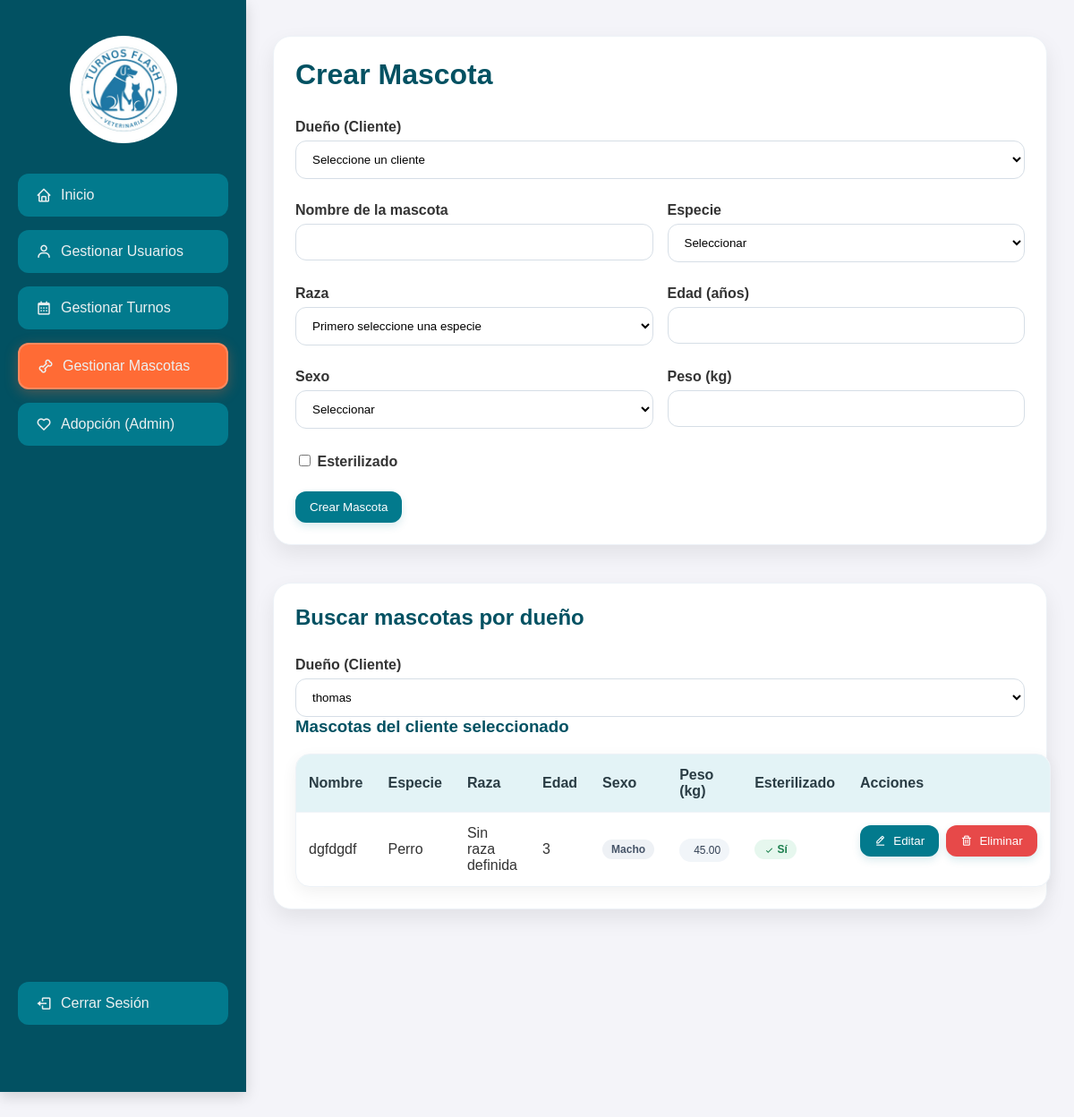
Page /gestionar_mascotas.php?filter_owner_id=17 (signed in) on the earlier database version.
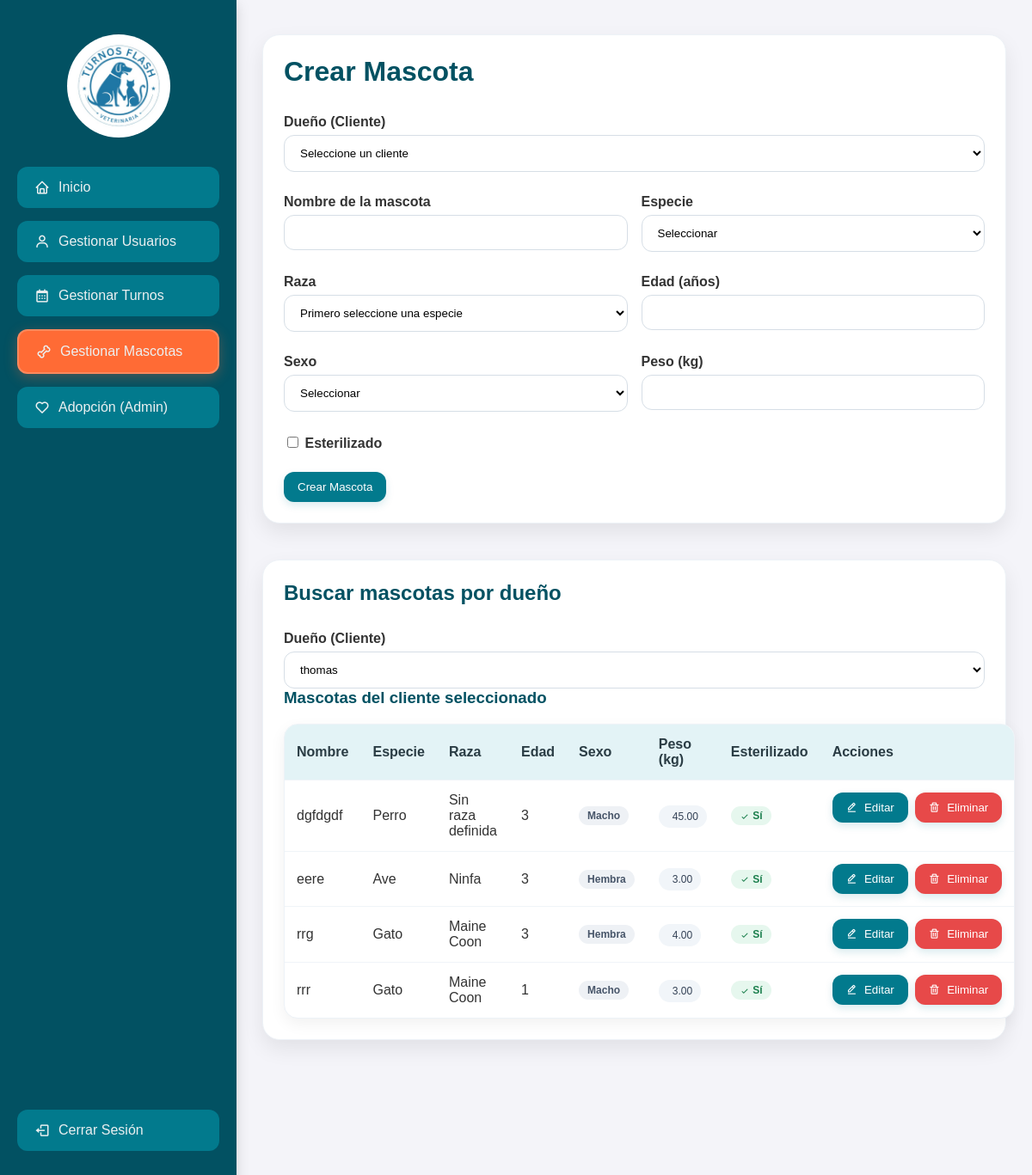
Same page on the later database version.
### tables this page shows
CREATE TABLE `mascotas` (
  `id` int(11) NOT NULL,
  `user_id` int(11) NOT NULL,
  `nombre` varchar(50) NOT NULL,
  `especie` varchar(50) NOT NULL,
  `raza` varchar(50) NOT NULL,
  `edad` int(11) NOT NULL,
  `sexo` varchar(10) NOT NULL,
  `peso` decimal(5,2) NOT NULL,
  `esterilizado` tinyint(1) NOT NULL,
  `foto` varchar(255) DEFAULT NULL
);

### gestionar_mascotas.php (the view, shortened to what this page needs)
<?php
$mysqli = new mysqli("localhost", "root", "", "veterinaria");
$clientes = $mysqli->query("SELECT id, nombre_usuario FROM user WHERE rol='cliente' ORDER BY nombre_usuario ASC");
$filter_owner_id = 0;
if (isset($_GET['filter_owner_id'])) { $filter_owner_id = (int)$_GET['filter_owner_id']; }
$mascotas_list = null;
if ($filter_owner_id > 0) {
    $stmt = $mysqli->prepare("SELECT id, nombre, especie, raza, edad, sexo, peso, esterilizado FROM mascotas WHERE user_id = ? ORDER BY nombre ASC");
    if ($stmt) {
        $stmt->bind_param('i', $filter_owner_id);
        $stmt->execute();
        $mascotas_list = $stmt->get_result();
    }
}
?>
<!DOCTYPE html>
<html lang="es">
<head>
    <link href='https://unpkg.com/boxicons@2.1.4/css/boxicons.min.css' rel='stylesheet'>
</head>
<body>
    <div class="sidebar">
        <div class="profile-section">
            <img src="logo_perro.jpg" alt="Foto de Usuario" class="profile-image">
        </div>
        <a href="admin_dashboard.php"><i class='bx bx-home'></i><span>Inicio</span></a>
        <a href="gestionar_usuarios.php"><i class='bx bx-user'></i><span>Gestionar Usuarios</span></a>
        <a href="gestionar_turnos.php"><i class='bx bx-calendar'></i><span>Gestionar Turnos</span></a>
        <a href="gestionar_mascotas.php" class="active"><i class='bx bx-bone'></i><span>Gestionar Mascotas</span></a>
        <a href="adopcion_page.php?view=admin"><i class='bx bx-heart'></i><span>Adopción (Admin)</span></a>
         <div class="bottom-menu">
             <a href="index.php" id="logout-button"><i class='bx bx-log-out'></i><span>Cerrar Sesión</span></a>
         </div>
    </div>
    <div class="content">
        <div class="card">
            <h1>Crear Mascota</h1>
            <form method="POST">
                <div class="row">
                    <div class="full">
                        <label for="owner_id">Dueño (Cliente)</label>
                        <select id="owner_id" name="owner_id" required>
                            <option value="">Seleccione un cliente</option>
                        </select>
                    </div>
                    <div>
                        <label for="nombre">Nombre de la mascota</label>
                        <input type="text" id="nombre" name="nombre" required pattern="[A-Za-zÁÉÍÓÚáéíóúÑñ\s]+" title="Solo letras y espacios">
                    </div>
                    <div>
                        <label for="especie">Especie</label>
                        <select id="especie" name="especie" required>
                            <option value="">Seleccionar</option>
                        </select>
                    </div>
                    <div>
                        <label for="raza">Raza</label>
                        <select id="raza" name="raza" required>
                            <option value="" disabled selected>Primero seleccione una especie</option>
                        </select>
                    </div>
                    <div>
                        <label for="edad">Edad (años)</label>
                        <input type="number" id="edad" name="edad" min="0" max="30" step="1" required>
                    </div>
                    <div>
                        <label for="sexo">Sexo</label>
                        <select id="sexo" name="sexo" required>
                            <option value="">Seleccionar</option>
                        </select>
                    </div>
                    <div>
                        <label for="peso">Peso (kg)</label>
                        <input type="number" id="peso" name="peso" min="0.1" max="70" step="0.1" required>
                    </div>
                    <div class="full">
                        <label><input type="checkbox" name="esterilizado" value="1"> Esterilizado</label>
                    </div>
                </div>
                <br>
                <button class="button" type="submit" name="create_pet">Crear Mascota</button>
            </form>
        </div>
        <br>
        <div class="card">
            <h2>Buscar mascotas por dueño</h2>
            <form method="GET" class="row">
                <div class="full">
                    <label for="filter_owner_id">Dueño (Cliente)</label>
                    <select id="filter_owner_id" name="filter_owner_id" onchange="this.form.submit()">
                        <?php if ($clientes) { $clientes->data_seek(0); while($c = $clientes->fetch_assoc()) { $sel = ($filter_owner_id == (int)$c['id']) ? 'selected' : ''; ?>
                            <option value="<?= (int)$c['id'] ?>" <?= $sel ?>><?= htmlspecialchars($c['nombre_usuario']) ?></option>
                        <?php } } ?>
                    </select>
                </div>
            </form>
            <?php if ($filter_owner_id > 0): ?>
                <h3>Mascotas del cliente seleccionado</h3>
                <table class="table">
                    <thead>
                        <tr>
                            <th>Nombre</th>
                            <th>Especie</th>
                            <th>Raza</th>
                            <th>Edad</th>
                            <th>Sexo</th>
                            <th>Peso (kg)</th>
                            <th>Esterilizado</th>
                            <th>Acciones</th>
                        </tr>
                    </thead>
                    <tbody>
                        <?php if ($mascotas_list && $mascotas_list->num_rows > 0): while($m = $mascotas_list->fetch_assoc()): ?>
                            <tr>
                                <td><?= htmlspecialchars($m['nombre']) ?></td>
                                <td><?= htmlspecialchars($m['especie']) ?></td>
                                <td><?= htmlspecialchars($m['raza']) ?></td>
                                <td><?= (int)$m['edad'] ?></td>
                                <td><span class="badge gray"><?= htmlspecialchars($m['sexo']) ?></span></td>
                                <td><span class="chip"><i class='bx bx-weight'></i><?= htmlspecialchars($m['peso']) ?></span></td>
                                <td>
                                    <?php if ((int)$m['esterilizado'] === 1): ?>
                                        <span class="badge green"><i class='bx bx-check' style="vertical-align:middle;"></i> Sí</span>
                                    <?php else: ?>
                                        <span class="badge gray">No</span>
                                    <?php endif; ?>
                                </td>
                                <td style="display:flex; gap:8px; align-items:center;">
                                    <button class="button" onclick="openEditPetModal(<?= (int)$m['id'] ?>, '<?= htmlspecialchars($m['nombre'], ENT_QUOTES) ?>', '<?= htmlspecialchars($m['especie'], ENT_QUOTES) ?>', '<?= htmlspecialchars($m['raza'], ENT_QUOTES) ?>', <?= (int)$m['edad'] ?>, '<?= htmlspecialchars($m['sexo'], ENT_QUOTES) ?>', '<?= htmlspecialchars($m['peso'], ENT_QUOTES) ?>', <?= (int)$m['esterilizado'] ?>)"><i class='bx bx-edit-alt'></i> Editar</button>
                                    <form method="POST" class="delete-pet-form" style="display:inline;">
                                        <button type="submit" name="delete_pet" class="button danger"><i class='bx bx-trash'></i> Eliminar</button>
                                    </form>
                                </td>
                            </tr>
                        <?php endwhile; endif; ?>
                    </tbody>
                </table>
            <?php endif; ?>
        </div>
    </div>
 </body>
 </html>

### gestionar_mascotas.php (style rules this page uses)
body { font-family: Arial, sans-serif; margin: 0; padding: 0; display: flex; overflow: hidden; color: #333; transition: background-color 0.3s, color 0.3s; background-color: #f4f4f9; }
.sidebar { width: 275px; background-color: #025162; color: #ecf0f1; padding-top: 40px; display: flex; flex-direction: column; align-items: center; height: 100vh; transition: width 0.3s, background-color 0.3s, box-shadow 0.3s; position: fixed; top: 0; left: 0; box-shadow: 0 5px 15px rgba(0,0,0,0.15); }
.sidebar a { display: flex; align-items: center; justify-content: flex-start; color: #ecf0f1; text-decoration: none; padding: 15px 20px; width: calc(100% - 40px); margin-bottom: 15px; background-color: #027a8d; border-radius: 12px; font-size: 16px; transition: background-color 0.3s, padding 0.3s, transform 0.15s ease-in-out; box-sizing: border-box; position: relative; }
.sidebar a.active { background-color: #ff6b35; box-shadow: 0 4px 15px rgba(255, 107, 53, 0.3); border: 2px solid rgba(255, 255, 255, 0.2); }
.sidebar i { margin-right:10px; font-size: 18px; }
.sidebar span { transition: opacity 0.3s ease; }
.profile-section { text-align: center; margin-bottom: 20px; transition: margin-bottom 0.3s; }
.profile-image { width: 120px; height: 120px; border-radius: 50%; object-fit: cover; margin-bottom: 10px; transition: width 0.3s, height 0.3s; }
.sidebar .bottom-menu { margin-top:auto; width:100%; padding-bottom:60px; display:flex; flex-direction:column; align-items:center; }
.content { flex-grow: 1; margin-left: 275px; padding: 40px 30px; min-height: 100vh; height: 100vh; overflow-y: auto; padding-bottom: 140px; }
.card { background:#fff; border-radius:20px; box-shadow:0 10px 25px rgba(0,0,0,0.08); padding:24px; max-width:980px; margin:0 auto; border: 1px solid #edf2f7; margin-bottom: 24px; }
.card h1, .card h2, .card h3 { margin-top: 0; font-weight: 600; color: #025162; }
.row { display:grid; grid-template-columns:1fr 1fr; gap:16px; }
.row .full { grid-column:1 / -1; }
label { display:block; margin:10px 0 6px; font-weight:600; }
input[type="text"], input[type="number"], select { width:100%; padding:12px 14px; border:1px solid #d6dee6; border-radius:12px; box-sizing:border-box; transition: border-color .2s ease, box-shadow .2s ease; background:#fff; }
.button { background-color:#027a8d; color:#fff; border:none; padding:10px 16px; border-radius:12px; cursor:pointer; box-shadow:0 4px 10px rgba(2,122,141,0.15); display:inline-flex; align-items:center; gap:8px; }
.button.danger { background:#e74949; }
.table { width:100%; border-collapse: separate; border-spacing:0; margin-top:10px; background:#fff; border-radius:16px; overflow:hidden; box-shadow:0 6px 18px rgba(0,0,0,0.06); border:1px solid #edf2f7; }
.table thead th { background:#E3F3F6; color:#2a3c44; font-weight:600; padding:14px; text-align:left; }
.table tbody td { padding:14px; border-top:1px solid #f0f4f8; }
.badge { display:inline-block; padding:4px 10px; border-radius:999px; font-size:12px; font-weight:600; }
.badge.green { background:#e6f7ee; color:#1b7f4d; }
.badge.gray { background:#eef1f5; color:#475569; }
.chip { display:inline-flex; align-items:center; gap:6px; padding:6px 10px; background:#f1f5f9; border-radius:999px; font-size:12px; color:#334155; }

Differences in the rows shown:
added mascotas: nombre "eere", especie "Ave", raza "Ninfa", edad "3", sexo "Hembra", peso "3.00", esterilizado 1 (drawn)
added mascotas: nombre "rrg", especie "Gato", raza "Maine Coon", edad "3", sexo "Hembra", peso "4.00", esterilizado 1 (drawn)
added mascotas: nombre "rrr", especie "Gato", raza "Maine Coon", edad "1", sexo "Macho", peso "3.00", esterilizado 1 (drawn)
